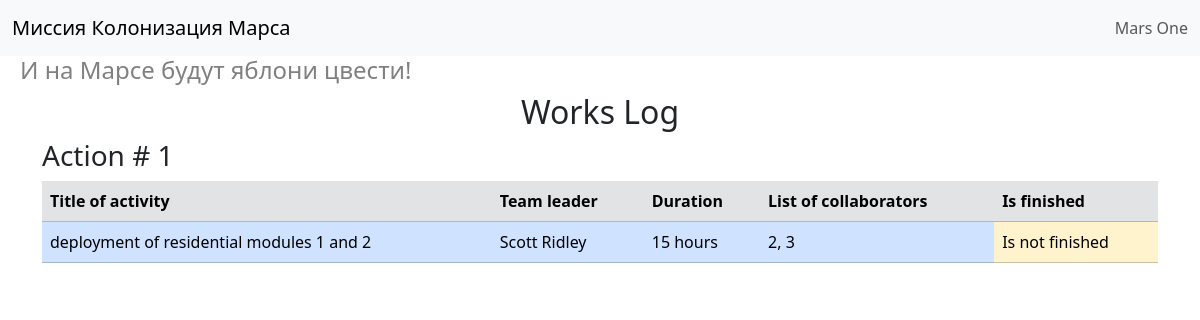
The page /index on the database as committed earlier.
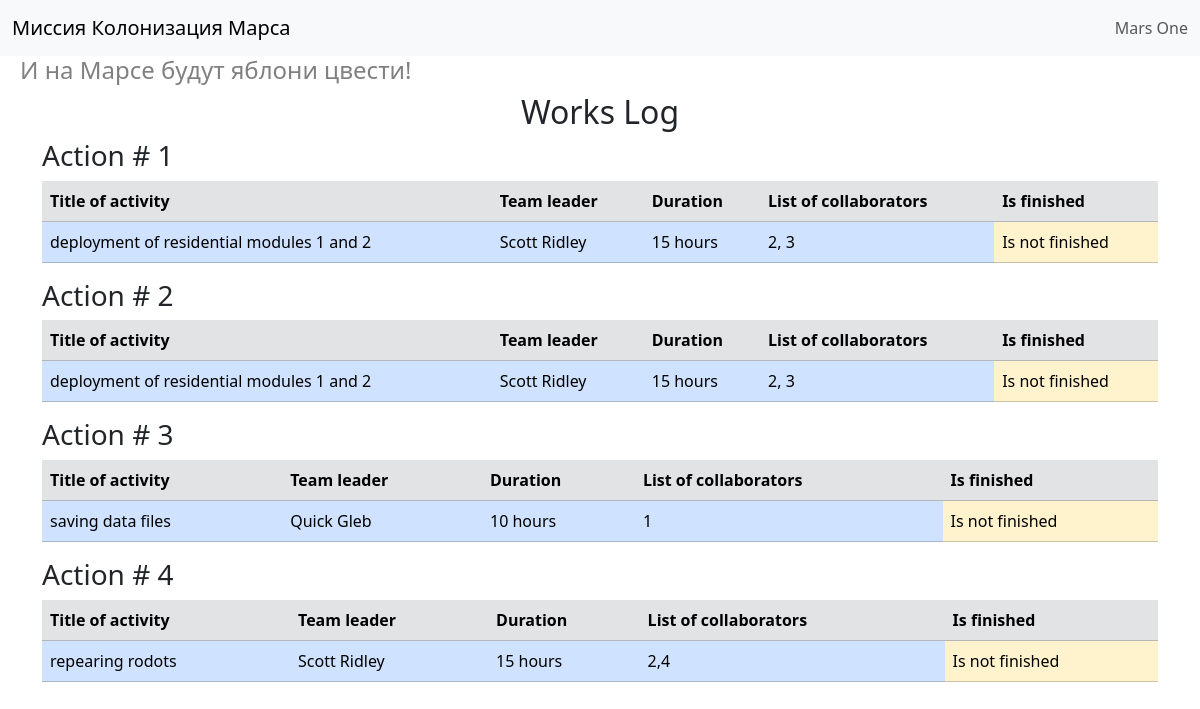
The same page on the database as committed later.
### data/jobs.py (models this page shows)
class Jobs(SqlAlchemyBase):
    __tablename__ = "jobs"
    id = Column(Integer, primary_key=True, autoincrement=True)
    team_leader = Column(Integer, ForeignKey('users.id'))
    user = orm.relationship('User')
    job = Column(String)
    work_size = Column(Integer)
    collaborators = Column(String)
    start_date = Column(DateTime)
    end_date = Column(DateTime)
    is_finished = Column(Boolean)

### data/users.py (models this page shows, shortened)
class User(SqlAlchemyBase):
    __tablename__ = "users"
    id = Column(Integer, primary_key=True, autoincrement=True)
    surname = Column(String)
    name = Column(String)
    age = Column(Integer)
    position = Column(String)
    speciality = Column(String)
    address = Column(String)
    email = Column(String, unique=True)
    hashed_password = Column(String)
    modified_date = Column(DateTime)
    jobs = orm.relationship('Jobs', back_populates='user')

### app.py (the view)
@app.route('/')
@app.route('/index')
def index():
    session = create_session()
    result = session.query(Jobs, User).join(
        User,
        Jobs.team_leader == User.id
    )
    return render_template('index.html', title='Главная страница', result=result)

### data/db_session.py (called while the page is built)
def create_session() -> Session:
    global __factory
    return __factory()

### templates/index.html
{% extends 'base.html' %}
{% block content %}
<div class="container">
    <div class="row">
        <div class="col">
            <h2 class="text-center">Works Log</h2>
        </div>
    </div>
    {% for jobs, user in result %}
    <div class="row">
        <div class="col">
            <h3>Action # {{ jobs.id }}</h3>
        </div>
    </div>
    <div class="row">
        <div class="col">
            <table class="table">
                <tr class="table-secondary">
                    <th>Title of activity</th>
                    <th>Team leader</th>
                    <th>Duration</th>
                    <th>List of collaborators</th>
                    <th>Is finished</th>
                </tr>
                <tr class="table-primary">
                    <td>{{ jobs.job }}</td>
                    <td>{{ user.surname }} {{ user.name }}</td>
                    <td>{{ jobs.work_size }} hours</td>
                    <td>{{ jobs.collaborators }}</td>
                    {% if jobs.is_finished %}
                    <td class="table-success">Is finished</td>
                    {% else %}
                    <td class="table-warning">Is not finished</td>
                    {% endif %}
                </tr>
            </table>
        </div>
    </div>
    {% endfor %}
</div>
{% endblock %}

### templates/base.html (shortened to what this page needs)
<!DOCTYPE html>
<html lang="ru">
<head>
    <link href="https://cdn.jsdelivr.net/npm/bootstrap@5.3.8/dist/css/bootstrap.min.css" rel="stylesheet"
>
    <link href="{{ url_for('static', filename='css/style.css') }}" rel="stylesheet">
</head>
<body>
<nav class="navbar bg-body-tertiary">
    <div class="container-fluid">
        <h1 class="navbar-brand mb-0">Миссия Колонизация Марса</h1>
        <ul class="navbar-nav">
            <li class="nav-item">
                <a href="#" class="nav-link">Mars One</a>
            </li>
        </ul>
    </div>
</nav>
<h4>И на Марсе будут яблони цвести!</h4>
{% block content %}{% endblock %}
</body>
</html>

### static/css/style.css (style rules this page uses)
h4 { color: grey; padding-left: 20px; }

Rows that differ between the two databases and show on the page:
added Jobs: id "2", job "deployment of residential modules 1 and 2", surname "Scott", name "Ridley", work_size "15", collaborators "2, 3", is_finished "Is not finished"
added Jobs: id "3", job "saving data files", surname "Quick", name "Gleb", work_size "10", collaborators "1", is_finished "Is not finished"
added Jobs: id "4", job "repearing rodots", surname "Scott", name "Ridley", work_size "15", collaborators "2,4", is_finished "Is not finished"
